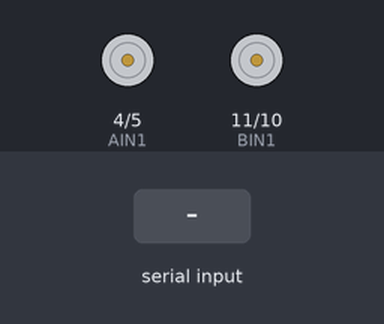
Bench run of a sketch on a simulated Arduino Uno, built with avr-gcc and run on an emulated ATmega328P. Parts: motor-driver pin pairs drawn as motors (green arrow = first pin HIGH = forward, orange = second pin HIGH = backward, longer = more drive, scaled by the enable pin). The inputs (shaded band) are chosen by the test bench.

Above: at 1.2 s.
1.3 s: "f" received over Serial
At 1.42 s:
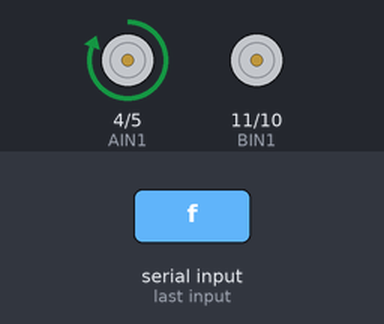
3.0 s: "b" received over Serial
At 3.12 s:
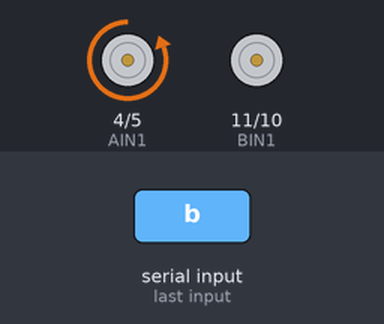
4.7 s: "g" received over Serial
At 4.82 s:
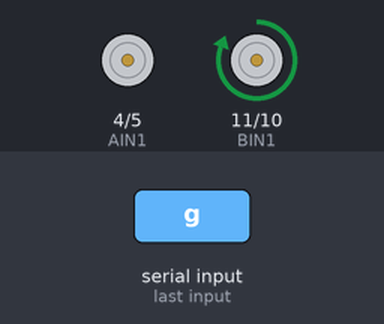
6.4 s: "n" received over Serial
At 6.52 s:
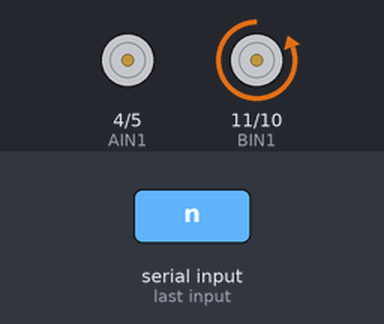
8.1 s: "f" received over Serial
At 8.9 s:
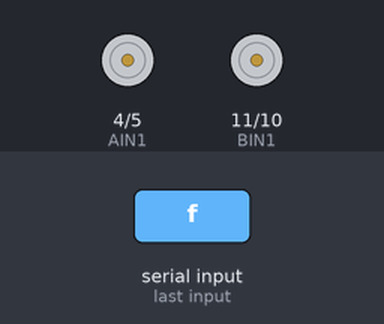
9.8 s: "b" received over Serial
At 9.92 s:
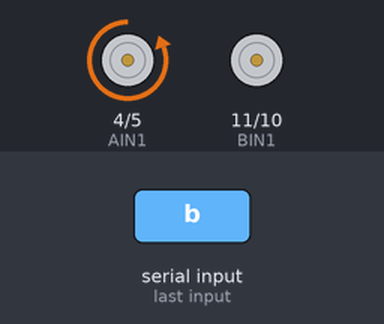
Timing chart, 0 to 12.5 s (numbered marks = the images above; inputs shaded):
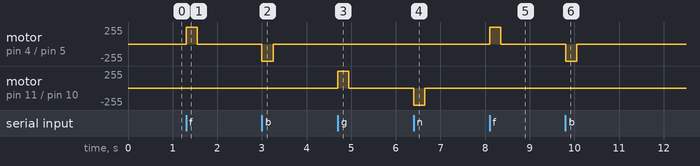

Measured:
- after the input at 1.3 s, motor on pin 4 (AIN1) / pin 5 (AIN2): stopped → forward 255/255 at once, → stopped 0.25 s later
- after the input at 3.0 s, motor on pin 4 (AIN1) / pin 5 (AIN2): stopped → backward 255/255 at once, → stopped 0.25 s later
- after the input at 4.7 s, motor on pin 11 (BIN1) / pin 10 (BIN2): stopped → forward 255/255 at once, → stopped 0.25 s later
- after the input at 6.4 s, motor on pin 11 (BIN1) / pin 10 (BIN2): stopped → backward 255/255 at once, → stopped 0.25 s later
- after the input at 8.1 s, motor on pin 4 (AIN1) / pin 5 (AIN2): stopped → forward 255/255 at once, → stopped 0.25 s later
- after the input at 9.8 s, motor on pin 4 (AIN1) / pin 5 (AIN2): stopped → backward 255/255 at once, → stopped 0.25 s later

The sketch:

arduino_slip_renderer_v2.ino
```cpp
#define PWMA 3 // PWM pin for motor
#define AIN1 4 // direction pin 1
#define AIN2 5 // direction pin 2

#define PWMB 9 // PWM pin for motor
#define BIN1 11 // direction pin 1
#define BIN2 10 // direction pin 2

int pwmsig   = 255;  // PWM duty cycle (out of 255)
int spinDuration = 250;

void setup() {
  Serial.begin(115200);

  // set motor pins to output
  pinMode(PWMA, OUTPUT);
  pinMode(AIN1, OUTPUT);
  pinMode(AIN2, OUTPUT);
  pinMode(PWMB, OUTPUT);
  pinMode(BIN1, OUTPUT);
  pinMode(BIN2, OUTPUT);

  // Ensure motor is off at startup
  digitalWrite(AIN1, LOW);
  digitalWrite(AIN2, LOW);
  analogWrite(PWMA, 0);
  digitalWrite(BIN1, LOW);
  digitalWrite(BIN2, LOW);
  analogWrite(PWMB, 0);
}

void loop() {
  // If there is serial data, read one character
  if (Serial.available() > 0) {
    char command = Serial.read();

    while (Serial.available() > 0) { // Clear the buffer
      Serial.read();
    }

    if (command == 'f') {
      // Spin forward for 500 ms
      digitalWrite(AIN1, HIGH);
      digitalWrite(AIN2, LOW);
      analogWrite(PWMA, pwmsig);
      delay(spinDuration);
      analogWrite(PWMA, 0);
//      Serial.println("Forward");
    }
    else if (command == 'b') {
      // Spin backward for 500 ms
      digitalWrite(AIN1, LOW);
      digitalWrite(AIN2, HIGH);
      analogWrite(PWMA, pwmsig);
      delay(spinDuration);
      analogWrite(PWMA, 0);
//      Serial.println("Backward");
    }
    else if (command == 'g') {
      // Spin backward for 500 ms
      digitalWrite(BIN1, HIGH);
      digitalWrite(BIN2, LOW);
      analogWrite(PWMB, pwmsig);
      delay(spinDuration);
      analogWrite(PWMB, 0);
//      Serial.println("Forward 2");
    }
    else if (command == 'n') {
      // Spin backward for 500 ms
      digitalWrite(BIN1, LOW);
      digitalWrite(BIN2, HIGH);
      analogWrite(PWMB, pwmsig);
      delay(spinDuration);
      analogWrite(PWMB, 0);
//      Serial.println("Backward 2");
    }
  }

  delay(1);

}
```
